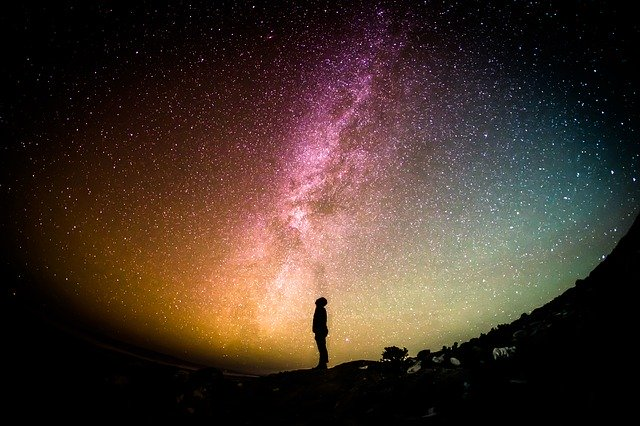
#> input picture star.jpg, 640 x 426 px, found by its file name
$ python 1_10.py
#> lines starting #> are read from the running program, lines starting #| are printed output that depends on the picture
from cv2 import cv2 as cv
import imutils
img = cv.imread('star.jpg')
#> img is the input picture: shape (426, 640, 3); mean B, G, R 41.6, 50.9, 67.4
(h, w, d) = img.shape
#> h = 426; w = 640; d = 3
print('width={},height={},depth={}'.format(w, h, d))
#| width=640,height=426,depth=3

# cv.imshow('img', img)
# cv.waitKey(0)

(B, G, R) = img[400, 350]
#> B = 0; G = 1; R = 2
print('R={},G={},B={}'.format(R, G, B))
#| R=2,G=1,B=0

roi = img[290:380, 290:380]
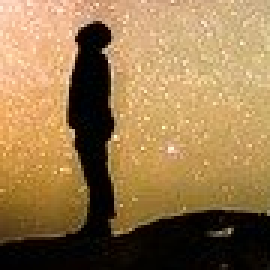
#> roi: shape (90, 90, 3) (shown 3 times larger); mean B, G, R 77.8, 120.4, 151.6
# cv.imshow('roi', roi)
# cv.waitKey(0)

resized = cv.resize(img, (300, 200))#后面的元组一二个元素分别代表w,h.
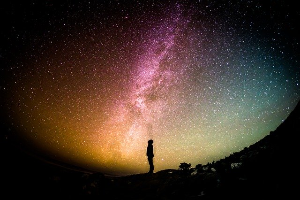
#> resized: shape (200, 300, 3); mean B, G, R 41.5, 50.8, 67.3
# cv.imshow('fixed img', resized)
# cv.waitKey(0)

r = 300.0 / w
#> r = 0.469
dim = (300, int(h * r))#dimension
#> dim = (300, 199)
resized = cv.resize(img, dim)
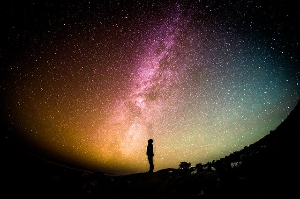
#> resized: shape (199, 300, 3); mean B, G, R 41.5, 50.9, 67.3
# cv.imshow('resized', resized)
# cv.waitKey(0)

center = (w // 2, h // 2)
#> center = (320, 213)
M = cv.getRotationMatrix2D(center, -180, 1.0)
rotated=cv.warpAffine(img,M,(w,h))
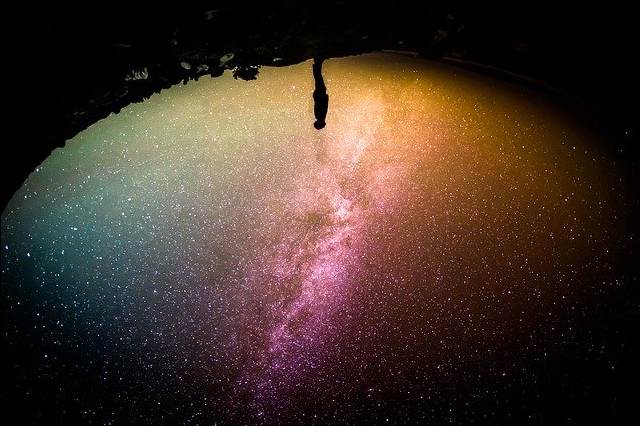
#> rotated: shape (426, 640, 3); mean B, G, R 41.5, 50.9, 67.4
cv.imshow('Opencv Rotation', rotated)
cv.waitKey(0)
rotated = imutils.rotate_bound(img, -45)
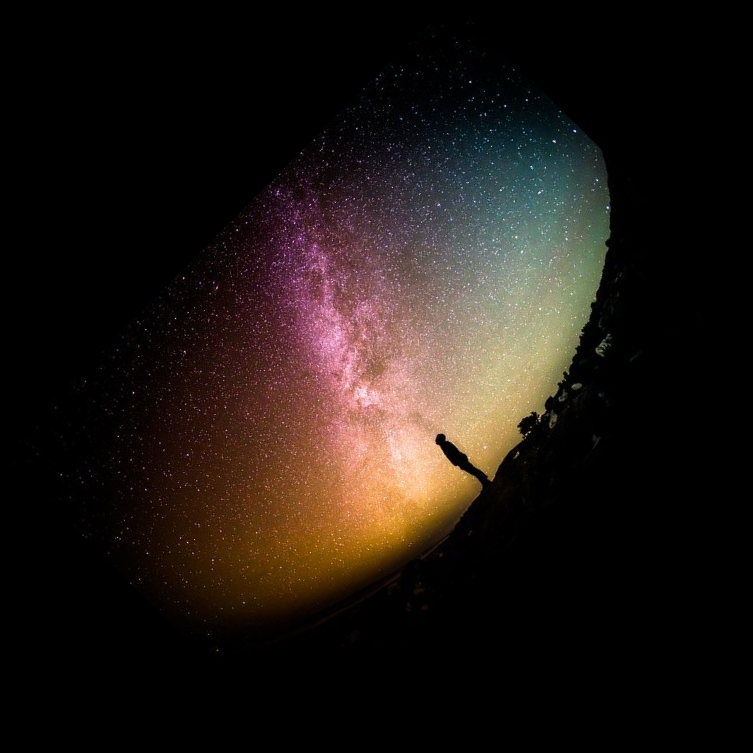
#> rotated: shape (753, 753, 3); mean B, G, R 20, 24.5, 32.4
cv.imshow('Opencv Rotation', rotated)
cv.waitKey(0)

blurred = cv.GaussianBlur(img, (5, 5), 0)
cv.imshow('blurred', blurred)
cv.waitKey(0)
